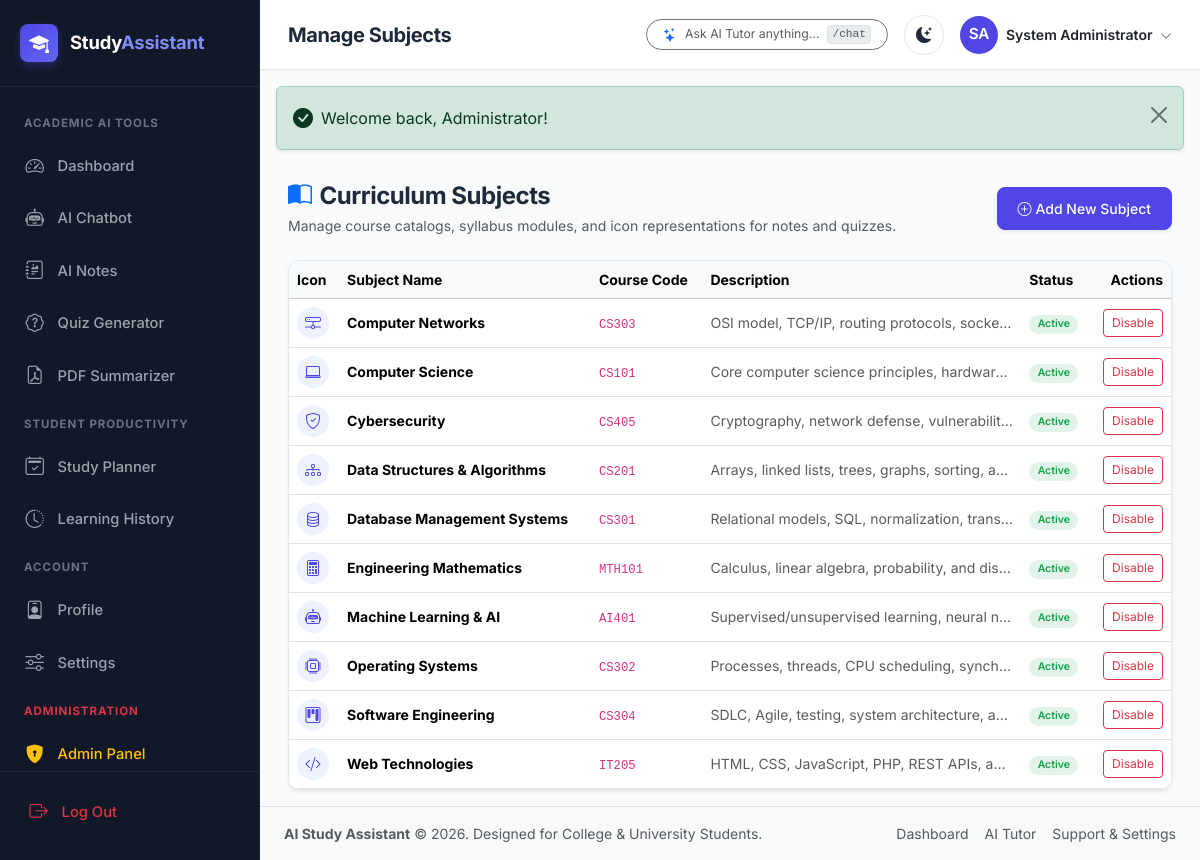
The app's page /admin/subjects.php (signed in) with its own data.
### tables this page shows
CREATE TABLE IF NOT EXISTS `users` (
  `id` INT AUTO_INCREMENT PRIMARY KEY,
  `name` VARCHAR(100) NOT NULL,
  `email` VARCHAR(191) NOT NULL UNIQUE,
  `password` VARCHAR(255) NOT NULL,
  `role` ENUM('student', 'admin') NOT NULL DEFAULT 'student',
  `avatar` VARCHAR(255) NULL,
  `academic_level` VARCHAR(50) NOT NULL DEFAULT 'Undergraduate',
  `institution` VARCHAR(150) NULL,
  `subject_interests` TEXT NULL,
  `status` ENUM('active', 'inactive', 'suspended') NOT NULL DEFAULT 'active',
  `remember_token` VARCHAR(64) NULL,
  `last_login_at` DATETIME NULL,
  `created_at` TIMESTAMP DEFAULT CURRENT_TIMESTAMP,
  `updated_at` TIMESTAMP DEFAULT CURRENT_TIMESTAMP ON UPDATE CURRENT_TIMESTAMP,
  INDEX `idx_user_email` (`email`),
  INDEX `idx_user_role` (`role`)
);

CREATE TABLE IF NOT EXISTS `subjects` (
  `id` INT AUTO_INCREMENT PRIMARY KEY,
  `name` VARCHAR(100) NOT NULL UNIQUE,
  `code` VARCHAR(20) NOT NULL UNIQUE,
  `description` TEXT NULL,
  `icon` VARCHAR(50) NOT NULL DEFAULT 'bi-book',
  `is_active` TINYINT(1) NOT NULL DEFAULT 1,
  `created_at` TIMESTAMP DEFAULT CURRENT_TIMESTAMP
);

### includes/auth.php (called while the page is built, shortened)
<?php
require_once __DIR__ . '/functions.php';
function isLoggedIn(): bool {
    return !empty($_SESSION['user_id']);
}
function getCurrentUser(bool $refresh = false): ?array {
    static $cachedUser = null;
    if ($cachedUser !== null && !$refresh) {
        return $cachedUser;
    }
    try {
        $db = getDbConnection();
        $stmt = $db->prepare("SELECT id, name, email, role, avatar, academic_level, institution, subject_interests, status, created_at, last_login_at FROM users WHERE id = ? LIMIT 1");
        $stmt->execute([$_SESSION['user_id']]);
        $user = $stmt->fetch();
        $cachedUser = $user;
        return $user;
    } catch (Exception $e) {
        error_log("Error fetching current user: " . $e->getMessage());
        return null;
    }
}
function requireAuth(): void {
    $user = getCurrentUser();
}
function requireAdmin(): void {
    requireAuth();
}

### admin/subjects.php (the view, shortened to what this page needs)
<?php
$pageTitle = 'Manage Subjects';
require_once __DIR__ . '/../includes/auth.php';
require_once __DIR__ . '/../includes/functions.php';
requireAdmin();
$db = getDbConnection();
$subjects = [];
try {
    $stmt = $db->query("SELECT * FROM subjects ORDER BY name ASC");
    $subjects = $stmt->fetchAll();
} catch (Exception $e) {}
require_once __DIR__ . '/../includes/header.php';
?>
<div class="page-content py-3">
    <div class="d-flex flex-wrap align-items-center justify-content-between gap-3 mb-4">
        <div>
            <h4 class="fw-bold mb-1"><i class="bi bi-book-half text-primary me-2"></i>Curriculum Subjects</h4>
            <p class="text-muted small mb-0">Manage course catalogs, syllabus modules, and icon representations for notes and quizzes.</p>
        </div>
        <button type="button" class="btn btn-primary btn-sm d-flex align-items-center gap-1 shadow-sm" data-bs-toggle="modal" data-bs-target="#addSubjectModal">
            <i class="bi bi-plus-circle"></i>
            <span>Add New Subject</span>
        </button>
    </div>
    <div class="card shadow-sm overflow-hidden">
        <div class="table-responsive">
            <table class="table table-hover align-middle mb-0">
                <thead class="table-light small">
                    <tr>
                        <th style="width: 50px;">Icon</th>
                        <th>Subject Name</th>
                        <th>Course Code</th>
                        <th>Description</th>
                        <th>Status</th>
                        <th class="text-end">Actions</th>
                    </tr>
                </thead>
                <tbody class="small">
                    <?php if (empty($subjects)): ?>
                        <tr>
                            <td colspan="6" class="text-center py-5 text-muted">No subjects found in the database.</td>
                        </tr>
                    <?php else: ?>
                        <?php foreach ($subjects as $s): ?>
                            <tr>
                                <td>
                                    <div class="avatar-circle" style="width: 32px; height: 32px; font-size: 1rem; background: var(--primary-light); color: var(--primary-color);">
                                        <i class="bi <?php echo htmlspecialchars($s['icon'] ?? 'bi-book'); ?>"></i>
                                    </div>
                                </td>
                                <td class="fw-bold"><?php echo htmlspecialchars($s['name']); ?></td>
                                <td><code><?php echo htmlspecialchars($s['code']); ?></code></td>
                                <td class="text-muted text-truncate" style="max-width: 300px;"><?php echo htmlspecialchars($s['description'] ?? 'N/A'); ?></td>
                                <td>
                                    <span class="badge <?php echo $s['is_active'] ? 'badge-success-soft' : 'badge-danger-soft'; ?>">
                                        <?php echo $s['is_active'] ? 'Active' : 'Disabled'; ?>
                                    </span>
                                </td>
                                <td class="text-end">
                                    <form method="POST" action="subjects.php" class="d-inline" onsubmit="return confirm('Toggle subject visibility?');">
                                        <button type="submit" class="btn btn-sm <?php echo $s['is_active'] ? 'btn-outline-danger' : 'btn-outline-success'; ?>" style="font-size:0.75rem;">
                                            <?php echo $s['is_active'] ? 'Disable' : 'Enable'; ?>
                                        </button>
                                    </form>
                                </td>
                            </tr>
                        <?php endforeach; ?>
                    <?php endif; ?>
                </tbody>
            </table>
        </div>
    </div>
</div>
<?php
require_once __DIR__ . '/../includes/footer.php';
?>

### includes/header.php (shortened to what this page needs)
<?php
require_once __DIR__ . '/auth.php';
$currentUser = getCurrentUser();
$pageTitle = $pageTitle ?? 'Dashboard';
?>
<!DOCTYPE html>
<html lang="en" data-bs-theme="<?php echo htmlspecialchars($_SESSION['theme'] ?? 'light'); ?>">
<head>
    <link href="https://cdn.jsdelivr.net/npm/bootstrap@5.3.3/dist/css/bootstrap.min.css" rel="stylesheet">
    <link href="https://cdn.jsdelivr.net/npm/bootstrap-icons@1.11.3/font/bootstrap-icons.min.css" rel="stylesheet">
    <link rel="stylesheet" href="<?php echo BASE_URL; ?>/assets/css/style.css">
    <link rel="stylesheet" href="<?php echo BASE_URL; ?>/assets/css/dashboard.css">
    <link rel="stylesheet" href="<?php echo BASE_URL; ?>/assets/css/responsive.css">
</head>
<body>
<div class="app-container">
    <?php require_once __DIR__ . '/sidebar.php'; ?>
    <main class="app-main">
        <header class="app-topbar">
            <div class="topbar-left">
                <h1 class="topbar-title"><?php echo htmlspecialchars($pageTitle); ?></h1>
            </div>
            <div class="topbar-right">
                <div class="d-none d-md-flex align-items-center">
                    <a href="<?php echo BASE_URL; ?>/chatbot.php" class="btn btn-sm btn-outline-secondary d-flex align-items-center gap-2 rounded-pill px-3 py-1">
                        <i class="bi bi-stars text-primary"></i>
                        <span class="small text-muted">Ask AI Tutor anything...</span>
                        <kbd class="bg-body-secondary text-muted border px-1 py-0 small" style="font-size: 0.7rem;">/chat</kbd>
                    </a>
                </div>
                <button type="button" class="topbar-icon-btn theme-toggle-btn" title="Toggle Light/Dark Theme">
                    <i class="bi bi-moon-stars-fill theme-toggle-icon"></i>
                </button>
                <div class="dropdown">
                    <button class="btn p-0 border-0 d-flex align-items-center gap-2" type="button" data-bs-toggle="dropdown" aria-expanded="false">
                        <div class="avatar-circle" style="background: var(--primary-color);">
                            <?php
                            $initials = '';
                            $parts = explode(' ', $currentUser['name'] ?? 'User');
                            foreach ($parts as $p) {
                                if (!empty($p)) $initials .= strtoupper($p[0]);
                                if (strlen($initials) >= 2) break;
                            }
                            echo htmlspecialchars($initials);
                            ?>
                        </div>
                        <span class="d-none d-md-inline fw-semibold small text-start">
                            <?php echo htmlspecialchars($currentUser['name'] ?? 'Student'); ?>
                            <i class="bi bi-chevron-down ms-1 text-muted" style="font-size: 0.75rem;"></i>
                        </span>
                    </button>
                </div>
            </div>
        </header>
        <div class="px-3 pt-3">
            <?php echo renderFlashAlerts(); ?>
        </div>

### records on screen
users: name "System Administrator"
subjects: name "Computer Networks", code "CS303", description "OSI model, TCP/IP, routing protocols, socke…", is_active "Active"
subjects: name "Computer Science", code "CS101", description "Core computer science principles, hardwar…", is_active "Active"
subjects: name "Cybersecurity", code "CS405", description "Cryptography, network defense, vulnerabilit…", is_active "Active"
subjects: name "Data Structures & Algorithms", code "CS201", description "Arrays, linked lists, trees, graphs, sorting, a…", is_active "Active"
subjects: name "Database Management Systems", code "CS301", description "Relational models, SQL, normalization, trans…", is_active "Active"
subjects: name "Engineering Mathematics", code "MTH101", description "Calculus, linear algebra, probability, and dis…", is_active "Active"
subjects: name "Machine Learning & AI", code "AI401", description "Supervised/unsupervised learning, neural n…", is_active "Active"
subjects: name "Operating Systems", code "CS302", description "Processes, threads, CPU scheduling, synch…", is_active "Active"
subjects: name "Software Engineering", code "CS304", description "SDLC, Agile, testing, system architecture, a…", is_active "Active"
subjects: name "Web Technologies", code "IT205", description "HTML, CSS, JavaScript, PHP, REST APIs, a…", is_active "Active"

### other values on screen
$pageTitle "Manage Subjects"
$initials "SA"
$msg['message'] "Welcome back, Administrator!"
APP_NAME "AI Study Assistant"
